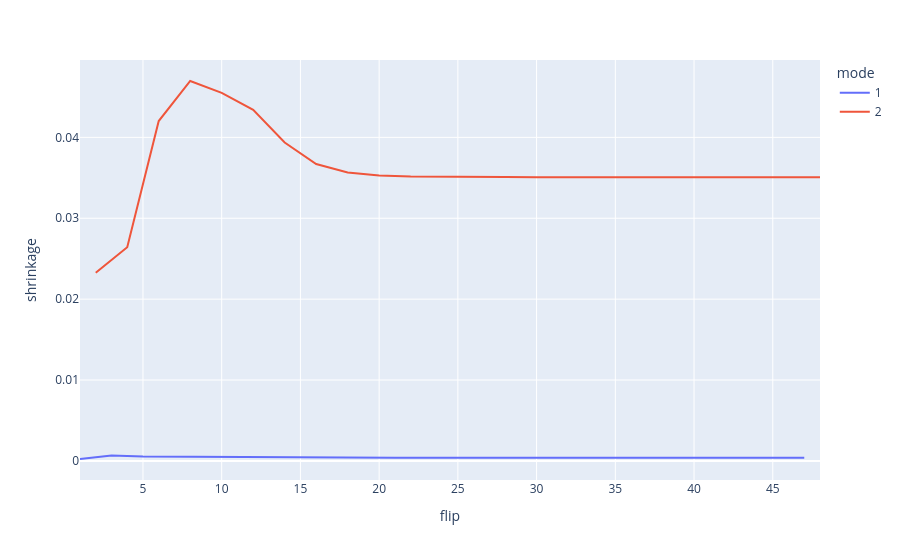

Write notebook code for a chart like this one.
### Code cell
px.line(df, x='flip', y='shrinkage', log_y=False, color='mode')

### Figure 1 — Plotly figure (JSON) as saved in the notebook; plotly's stock layout.template omitted (floating-point values rounded to 4 significant figures)
{"data": [{"hovertemplate": "mode=1<br>flip=%{x}<br>shrinkage=%{y}<extra></extra>", "legendgroup": "1", "line": {"color": "#636efa", "dash": "solid"}, "marker": {"symbol": "circle"}, "mode": "lines", "name": "1", "orientation": "v", "showlegend": true, "type": "scatter", "x": [1, 3, 5, 7, 9, 11, 13, 15, 17, 19, 21, 23, 25, 27, 29, 31, 33, 35, 37, 39, 41, 43, 45, 47], "xaxis": "x", "y": [0.0002388, 0.0006768, 0.0005537, 0.0005252, 0.0004975, 0.0004544, 0.000423, 0.0004112, 0.0004048, 0.000402, 0.0004009, 0.0004006, 0.0004004, 0.0004004, 0.0004003, 0.0004003, 0.0004003, 0.0004003, 0.0004003, 0.0004003, 0.0004003, 0.0004003, 0.0004003, 0.0004003], "yaxis": "y"}, {"hovertemplate": "mode=2<br>flip=%{x}<br>shrinkage=%{y}<extra></extra>", "legendgroup": "2", "line": {"color": "#EF553B", "dash": "solid"}, "marker": {"symbol": "circle"}, "mode": "lines", "name": "2", "orientation": "v", "showlegend": true, "type": "scatter", "x": [2, 4, 6, 8, 10, 12, 14, 16, 18, 20, 22, 24, 26, 28, 30, 32, 34, 36, 38, 40, 42, 44, 46, 48], "xaxis": "x", "y": [0.02326, 0.02642, 0.04201, 0.04697, 0.0455, 0.04341, 0.03937, 0.0367, 0.03567, 0.03529, 0.03516, 0.03511, 0.03509, 0.03509, 0.03509, 0.03508, 0.03508, 0.03508, 0.03508, 0.03508, 0.03508, 0.03508, 0.03508, 0.03508], "yaxis": "y"}], "layout": {"legend": {"title": {"text": "mode"}, "tracegroupgap": 0}, "margin": {"t": 60}, "xaxis": {"anchor": "y", "domain": [0, 1], "title": {"text": "flip"}}, "yaxis": {"anchor": "x", "domain": [0, 1], "title": {"text": "shrinkage"}}}}
